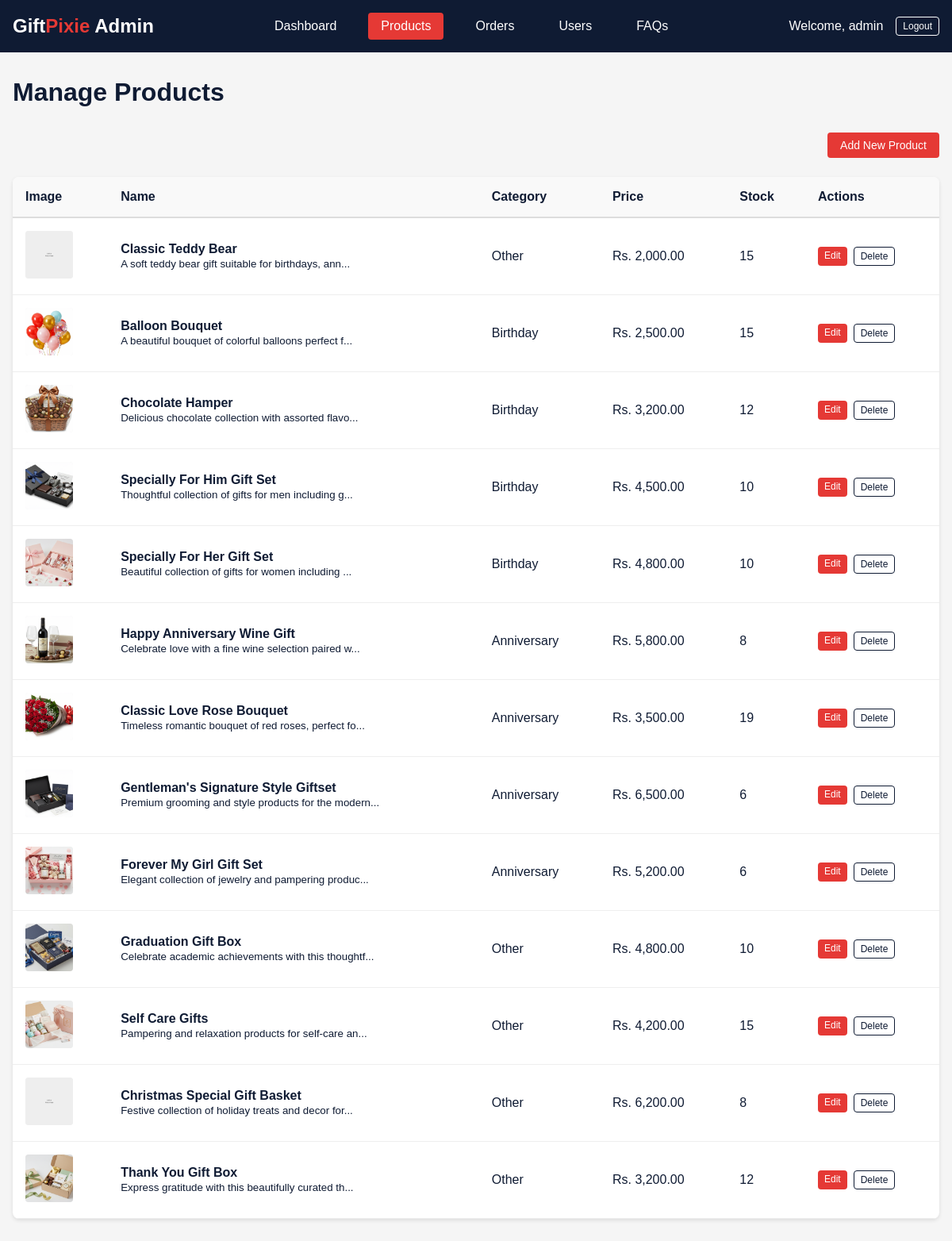
/admin/products.php (signed in), run on the app's committed database.
### tables this page shows
CREATE TABLE `products` (
  `id` int(11) NOT NULL,
  `name` varchar(100) NOT NULL,
  `description` text DEFAULT NULL,
  `price` decimal(10,2) NOT NULL,
  `category_id` int(11) DEFAULT NULL,
  `image` varchar(255) DEFAULT 'placeholder.jpg',
  `stock_quantity` int(11) DEFAULT 10,
  `created_at` timestamp NOT NULL DEFAULT current_timestamp()
);

CREATE TABLE `categories` (
  `id` int(11) NOT NULL,
  `name` varchar(50) NOT NULL,
  `description` text DEFAULT NULL
);

### admin/products.php (the view, shortened to what this page needs)
<?php
require_once '../db.php';
$action = isset($_GET['action']) ? $_GET['action'] : 'list';
$product_id = isset($_GET['id']) ? intval($_GET['id']) : 0;
$categories_query = "SELECT * FROM categories ORDER BY name";
$categories_result = mysqli_query($conn, $categories_query);
$product = null;
if ($action === 'list') {
    $products_query = "SELECT p.*, c.name as category_name
                       FROM products p
                       LEFT JOIN categories c ON p.category_id = c.id
                       ORDER BY p.created_at DESC";
    $products_result = mysqli_query($conn, $products_query);
}
?>
<!DOCTYPE html>
<html lang="en">
<head>
</head>
<body>
    <header class="admin-header">
        <a href="dashboard.php" class="logo">Gift<span>Pixie</span> Admin</a>
        <nav class="admin-nav">
            <a href="dashboard.php">Dashboard</a>
            <a href="products.php" class="active">Products</a>
            <a href="orders.php">Orders</a>
            <a href="users.php">Users</a>
            <a href="faqs.php">FAQs</a>
        </nav>
        <div class="admin-info">
            <span>Welcome, <?php echo htmlspecialchars($_SESSION['admin_username']); ?></span>
            <a href="logout.php" class="btn btn-small logout-btn">Logout</a>
        </div>
    </header>
    <div class="container">
        <h1 class="page-title">
            <?php
            if ($action === 'add') echo 'Add New Product';
            elseif ($action === 'edit') echo 'Edit Product';
            else echo 'Manage Products';
            ?>
        </h1>
        <?php if($action === 'add' || $action === 'edit'): ?>
            <div class="form-container">
                <form action="products.php<?php echo $action === 'edit' ? '?id=' . $product_id : ''; ?>" method="POST">
                    <input type="hidden" name="action" value="<?php echo $action; ?>">
                    <div class="form-group">
                        <label for="name" class="required">Product Name</label>
                        <input type="text" id="name" name="name"
                               value="<?php echo $product ? htmlspecialchars($product['name']) : ''; ?>" required>
                    </div>
                    <div class="form-group">
                        <label for="description">Description</label>
                        <textarea id="description" name="description"><?php echo $product ? htmlspecialchars($product['description']) : ''; ?></textarea>
                    </div>
                    <div class="form-group">
                        <label for="price" class="required">Price (Rs.)</label>
                        <input type="number" id="price" name="price" step="0.01" min="0.01"
                               value="<?php echo $product ? $product['price'] : ''; ?>" required>
                    </div>
                    <div class="form-group">
                        <label for="category_id" class="required">Category</label>
                        <select id="category_id" name="category_id" required>
                            <option value="">Select Category</option>
                            <?php while($category = mysqli_fetch_assoc($categories_result)): ?>
                                <option value="<?php echo $category['id']; ?>"
                                    <?php if($product && $product['category_id'] == $category['id']) echo 'selected'; ?>>
                                    <?php echo htmlspecialchars($category['name']); ?>
                                </option>
                            <?php endwhile; ?>
                        </select>
                    </div>
                    <div class="form-group">
                        <label for="stock_quantity" class="required">Stock Quantity</label>
                        <input type="number" id="stock_quantity" name="stock_quantity" min="0"
                               value="<?php echo $product ? $product['stock_quantity'] : '10'; ?>" required>
                    </div>
                    <div class="form-group">
                        <label for="image">Image Filename</label>
                        <input type="text" id="image" name="image"
                               value="<?php echo $product ? htmlspecialchars($product['image']) : 'placeholder.jpg'; ?>"
                               placeholder="e.g., product1.jpg">
                        <small>Note: Admin uploads images separately. Enter the filename here.</small>
                    </div>
                    <div style="display: flex; gap: 1rem; margin-top: 2rem;">
                        <button type="submit" class="btn">
                            <?php echo $action === 'add' ? 'Add Product' : 'Update Product'; ?>
                        </button>
                        <a href="products.php" class="btn btn-outline">Cancel</a>
                    </div>
                </form>
            </div>
            <?php mysqli_data_seek($categories_result, 0);  ?>
        <?php else:  ?>
            <div style="text-align: right; margin-bottom: 1.5rem;">
                <a href="products.php?action=add" class="btn">Add New Product</a>
            </div>
            <table>
                <thead>
                    <tr>
                        <th>Image</th>
                        <th>Name</th>
                        <th>Category</th>
                        <th>Price</th>
                        <th>Stock</th>
                        <th>Actions</th>
                    </tr>
                </thead>
                <tbody>
                    <?php if(mysqli_num_rows($products_result) === 0): ?>
                        <tr>
                            <td colspan="6" style="text-align: center; padding: 2rem;">
                                No products found. <a href="products.php?action=add">Add your first product</a>
                            </td>
                        </tr>
                    <?php else: ?>
                        <?php while($product = mysqli_fetch_assoc($products_result)): ?>
                            <tr>
                                <td>
    <?php if(file_exists('../images/products/' . $product['image'])): ?>
        <img src="../images/products/<?php echo $product['image']; ?>"
             alt="<?php echo htmlspecialchars($product['name']); ?>"
             class="product-image">
    <?php else: ?>
        <img src="../images/placeholder.jpg" alt="Product Image" class="product-image">
    <?php endif; ?>
</td>
                                <td>
                                    <strong><?php echo htmlspecialchars($product['name']); ?></strong><br>
                                    <small><?php echo substr($product['description'], 0, 50) . '...'; ?></small>
                                </td>
                                <td><?php echo htmlspecialchars($product['category_name']); ?></td>
                                <td>Rs. <?php echo number_format($product['price'], 2); ?></td>
                                <td class="<?php echo $product['stock_quantity'] < 5 ? 'stock-low' : ''; ?>">
                                    <?php echo $product['stock_quantity']; ?>
                                </td>
                                <td>
                                    <div class="actions">
                                        <a href="products.php?action=edit&id=<?php echo $product['id']; ?>"
                                           class="btn btn-small">Edit</a>
                                        <a href="products.php?action=delete&id=<?php echo $product['id']; ?>"
                                           class="btn btn-small btn-outline"
                                           onclick="return confirm('Are you sure you want to delete this product?')">Delete</a>
                                    </div>
                                </td>
                            </tr>
                        <?php endwhile; ?>
                    <?php endif; ?>
                </tbody>
            </table>
        <?php endif; ?>
    </div>
</body>
</html>

### admin/products.php (style rules this page uses)
* { margin: 0; padding: 0; box-sizing: border-box; }
body { font-family: Arial, sans-serif; background-color: #f5f5f5; color: #0F1B33; }
.admin-header { background-color: #0F1B33; color: white; padding: 1rem; display: flex; justify-content: space-between; align-items: center; }
.logo { font-size: 1.5rem; font-weight: bold; color: white; text-decoration: none; }
.logo span { color: #E53935; }
.admin-nav { display: flex; gap: 1.5rem; }
.admin-nav a { color: white; text-decoration: none; padding: 0.5rem 1rem; border-radius: 4px; }
.admin-nav a.active { background-color: #E53935; }
.admin-info { color: white; display: flex; align-items: center; gap: 1rem; }
.container { max-width: 1200px; margin: 2rem auto; padding: 0 1rem; }
.page-title { margin-bottom: 2rem; color: #0F1B33; }
.btn { display: inline-block; background-color: #E53935; color: white; padding: 0.5rem 1rem; text-decoration: none; border-radius: 4px; border: none; cursor: pointer; font-size: 0.875rem; }
.btn-outline { background-color: white; color: #0F1B33; border: 1px solid #0F1B33; }
.btn-small { padding: 0.25rem 0.5rem; font-size: 0.75rem; }
.logout-btn { background-color: transparent; border: 1px solid white; color: white; }
table { width: 100%; border-collapse: collapse; background-color: white; box-shadow: 0 2px 5px rgba(0,0,0,0.1); border-radius: 8px; overflow: hidden; }
table th { background-color: #f9f9f9; padding: 1rem; text-align: left; border-bottom: 2px solid #ddd; font-weight: bold; }
table td { padding: 1rem; border-bottom: 1px solid #eee; }
.actions { display: flex; gap: 0.5rem; }
.product-image { width: 60px; height: 60px; object-fit: cover; border-radius: 4px; background-color: #f5f5f5; }

### data on the page
products: name "Classic Teddy Bear", description "A soft teddy bear gift suitable for birthdays, ann", category.name "Other", price "2,000.00", stock_quantity "15"
products: image (picture), name "Balloon Bouquet", description "A beautiful bouquet of colorful balloons perfect f", category.name "Birthday", price "2,500.00", stock_quantity "15"
products: image (picture), name "Chocolate Hamper", description "Delicious chocolate collection with assorted flavo", category.name "Birthday", price "3,200.00", stock_quantity "12"
products: image (picture), name "Specially For Him Gift Set", description "Thoughtful collection of gifts for men including g", category.name "Birthday", price "4,500.00", stock_quantity "10"
products: image (picture), name "Specially For Her Gift Set", description "Beautiful collection of gifts for women including", category.name "Birthday", price "4,800.00", stock_quantity "10"
products: image (picture), name "Happy Anniversary Wine Gift", description "Celebrate love with a fine wine selection paired w", category.name "Anniversary", price "5,800.00", stock_quantity "8"
products: image (picture), name "Classic Love Rose Bouquet", description "Timeless romantic bouquet of red roses, perfect fo", category.name "Anniversary", price "3,500.00", stock_quantity "19"
products: image (picture), name "Gentleman's Signature Style Giftset", description "Premium grooming and style products for the modern", category.name "Anniversary", price "6,500.00", stock_quantity "6"
products: image (picture), name "Forever My Girl Gift Set", description "Elegant collection of jewelry and pampering produc", category.name "Anniversary", price "5,200.00", stock_quantity "6"
products: image (picture), name "Graduation Gift Box", description "Celebrate academic achievements with this thoughtf", category.name "Other", price "4,800.00", stock_quantity "10"
products: image (picture), name "Self Care Gifts", description "Pampering and relaxation products for self-care an", category.name "Other", price "4,200.00", stock_quantity "15"
products: name "Christmas Special Gift Basket", description "Festive collection of holiday treats and decor for", category.name "Other", price "6,200.00", stock_quantity "8"
products: image (picture), name "Thank You Gift Box", description "Express gratitude with this beautifully curated th", category.name "Other", price "3,200.00", stock_quantity "12"

### other printed values
$_SESSION['admin_username'] "admin"
